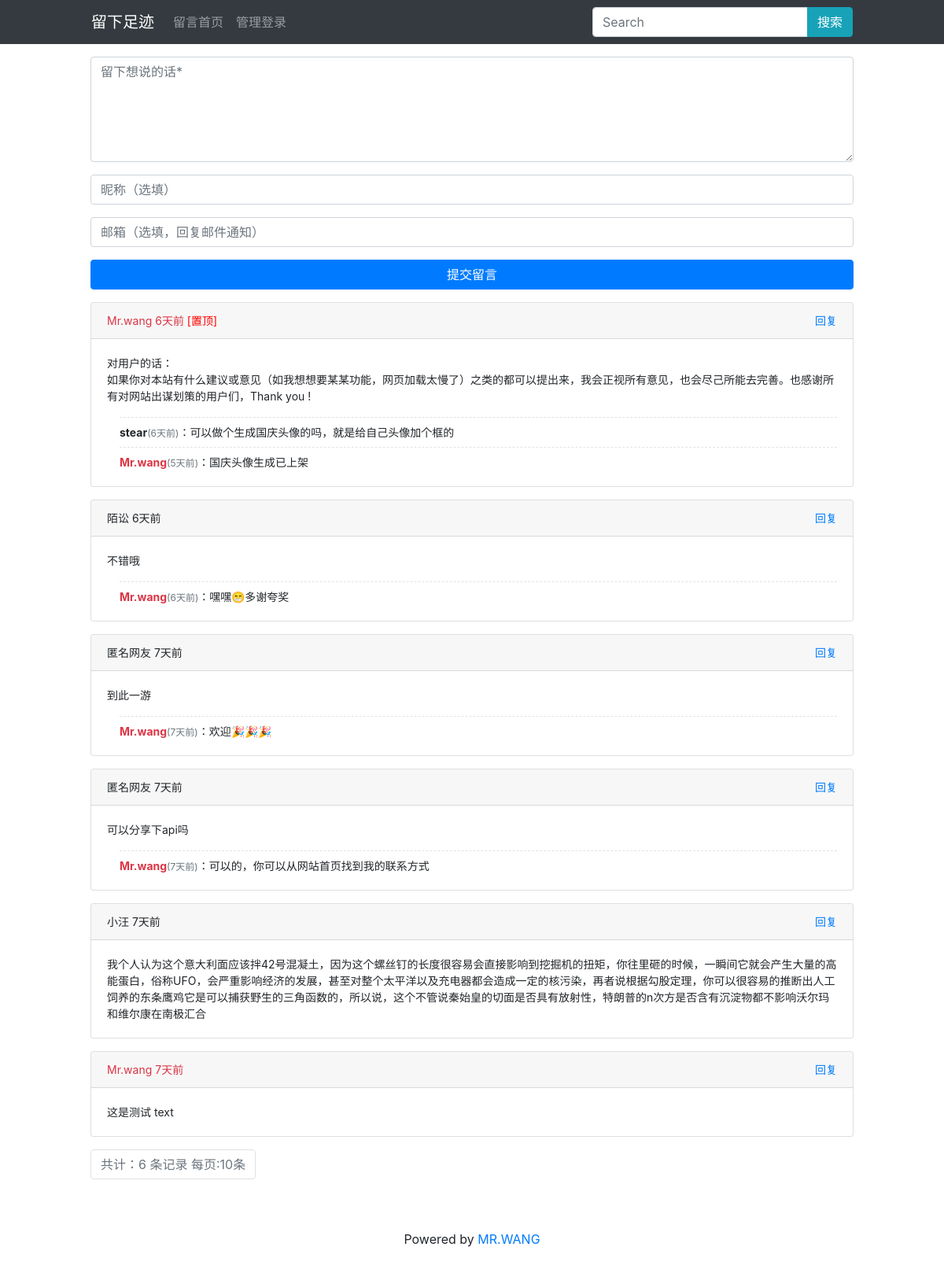
The page / on the database its author committed.
### tables this page shows
CREATE TABLE config (id INT (1), title VARCHAR (30), author VARCHAR (15), pagesize INTEGER, captch INT (1) DEFAULT (0), lock INT (1) DEFAULT (0), pass CHAR (32), smtp VARCHAR (30), email VARCHAR (50), epass VARCHAR (20), ver VARCHAR (5));

CREATE TABLE content (
    id      INTEGER      NOT NULL,
    author  VARCHAR (20),
    content TEXT,
    lock    INT (1)      DEFAULT (0),
    top     INT (1)      DEFAULT (0),
    addtime DATETIME     DEFAULT (datetime('now', 'localtime') ),
    ip      CHAR (30),
    mail    VARCHAR (50),
    parent  INTEGER      DEFAULT (0),
    aid     INT (1)      DEFAULT (0),
    lastime DATETIME     DEFAULT (datetime('now', 'localtime') ),
    PRIMARY KEY (
        id
    )
);

### index.php (the view, shortened to what this page needs)
<?php
include 'app/class/app.php';
$s = isset($_GET['s']) ? htmlspecialchars($_GET['s']) : '';
?><!DOCTYPE html>
<html>
<head>
    <link rel="stylesheet" href="app/style/css/bootstrap.min.css" >
</head>
<body>
	<header class="bg-dark">
    <nav class="navbar navbar-expand-lg navbar-dark w1000">
  <a class="navbar-brand" href="index.php"><?php echo $config['title'];?></a>
  <div class="collapse navbar-collapse" id="navmenu">
    <ul class="navbar-nav mr-auto nav">
      <li class="nav-item">
        <a class="nav-link" href="index.php">留言首页</a>
      </li>
	  <?php if(ADMIN){
		  echo '<li class="nav-item">
        <a class="nav-link" href="#config" data-toggle="tab">系统设置</a>
      </li><li class="nav-item">
        <a class="nav-link" id="logout" href="javascript:;">安全退出</a>
      </li>';
	  }else{
	  echo '<li class="nav-item">
        <a class="nav-link" href="#login" data-toggle="tab">管理登录</a>
      </li>';
		  }?>
    </ul>
	    <form class="navbar-form navbar-left" role="search">
		       <div class="input-group">
			        <input type="text" class="form-control" name="s" placeholder="Search"><span class="input-group-append"><button type="submit" class="btn btn-info btn-search">搜索</button></span>
		       </div>
	       </form>
  </div>
</nav> </header>
<div class="col-lg-12 mt-3 tab-content w1000">
 <div id="list" class="tab-pane active">
 <form id="message" class="form">
<div class="form-group">
<textarea class="form-control" rows="5" id="content" placeholder="留下想说的话*"></textarea>
</div>
<div class="form-group<?php hide();?>">
<input type="text" id="author" class="form-control" value="<?php echo @$_COOKIE['pname'];?>" placeholder="昵称（选填）" maxlength="20" />
</div>
<div class="form-group<?php hide();?>">
<input type="text" id="mail" class="form-control" value="<?php echo @$_COOKIE['pmail'];?>" placeholder="邮箱（选填，回复邮件通知）" maxlength="50" />
</div>
<div class="form-group"><button type="button" id="add" class="btn btn-primary btn-block">提交留言</button></div>
</form>
 <?php
 $db =new DbHelpClass();
 $p = isset($_GET['p']) ? intval($_GET['p']) : 1;
 $per_page = $config['pagesize'];
 $start = $per_page * ($p - 1);
 if (empty($s)) {
	  $csql = 'SELECT count(id) as c FROM `content` where `parent`=0';
	  $where = 'where `parent`=0';
	  $_arr = array();
 }else{
      $csql = 'SELECT count(id) as c FROM `content`  where `parent`=0 and `content` like :s';
	  $where = 'where `parent`=0 and `content` like :s';
	  $_arr = array("s" => $s);
 }
 $count = $db->total($csql,$_arr);
 $list = $db->getdata("select * from `content` $where order by top desc,lastime desc limit $start,$per_page", $_arr);
 $ids = join(',', array_map('array_shift',$list));
 $clist = $db->getdata("select * from `content` where parent in ($ids)");
 foreach($clist as $vv){
    $children[$vv['parent']][] = $vv;
 }
foreach($list as $v){
?>
<div class="card mb-3" id="card-<?php echo $v['id'];?>" data-id="<?php echo $v['id']?>" style="font-size:14px;">
  <div class="card-header<?php echo $v['aid']==1?' text-danger':''?>"><?php echo view_ip($v['author'],$v['mail']);?> <?php echo timeago($v['addtime']);?> <?php if($v['top']==1) echo '<span style="color:#F00;">[置顶]</span>';?><?php if($v['lock']==1) echo '<span style="color:#F00;">[未审核]</span>';?><span class="p-1"><a data-act="reply" class="click float-right" href="javascript:;">回复</a></span></div>
  <div class="card-body">
   <p class="content"><?php echo  view_content($v['content'],$v['lock']);?></p>
   <?php foreach($children[$v['id']] as $vv){?>
		  <p id="r<?php echo $vv['id']?>" class="rcontent"><strong<?php echo $vv['aid']==1?' class="text-danger"':''?>><?php echo $vv['author'];?></strong><span class="text-secondary" style="font-size:12px">(<?php echo timeago($vv['addtime']);?>)</span>：<span class="reply"><?php echo view_content($vv['content'],$vv['lock']);?>  </span></p>
	<?php }?>
  </div>
</div>
<?php
}
?>
            <nav aria-label="Page navigation ">
                <ul class="pagination" id="pager">
                       <li class="page-item disabled d-none d-sm-block"><span class="page-link"> 共计：<?php echo $count; ?> 条记录 每页:<?php echo $per_page; ?>条</span></li>
                </ul>
            </nav>
            </div>
        </div>
<footer class="p-5 text-center">Powered by <a href="/" target="_blank">MR.WANG</a> </footer>
</body>
</html>

### app/class/app.php (shortened to what this page needs)
<?php
$config = get_config();
function get_config()
{
    $db = new DbHelpClass();
    if (empty($_SESSION[KEY . 'config'])) {
        $rs = $db->getdata("select * from `config` where id=1");
        $config = $rs[0];
    } else {
        $config = $_SESSION[KEY . 'config'];
    }
    return $config;
}
function hide(){
    if(ADMIN) echo ' d-none';
}
function view_ip($ip,$mail=''){
    $reg='~(\d+)\.(\d+)\.(\d+)\.(\d+)~';
    return ADMIN?$ip.' <span class="mail">'.$mail.'</span>':preg_replace($reg,"$1.$2.*.*",$ip);
}
function view_content($content,$lock){
     if (ADMIN){
     	return $content;
     }else{
        return $lock==1?'留言审核中...':nl2br($content);
     }
}
 function timeago($ptime) {
        $ptime = strtotime($ptime);
        $etime = time() - $ptime;
        $interval = array (
            12 * 30 * 24 * 60 * 60  =>  '年前 ('.date('Y-m-d', $ptime).')',
            30 * 24 * 60 * 60       =>  '个月前 ('.date('m-d', $ptime).')',
            7 * 24 * 60 * 60        =>  '周前 ('.date('m-d', $ptime).')',
            24 * 60 * 60            =>  '天前',
            60 * 60                 =>  '小时前',
            60                      =>  '分钟前',
            1                       =>  '秒前'
        );
        foreach ($interval as $secs => $str) {
            $d = $etime / $secs;
            if ($d >= 1) {
                $r = round($d);
                return $r . $str;
            }
        }
}
class DbHelpClass
{
    private $conn;
    function __construct()
    {
        try {
            $this->conn = new PDO('sqlite:' . DB);
        } catch (Exception $errinfo) {
            die("PDO Connection faild.(可能空间不支持pdo_sqlite，详细错误信息：)" . $errinfo);
        }
    }
    function getdata($sql, $params = array())
    {
        $bind = $this->conn->prepare($sql);
        $arrKeys = array_keys($params);
        $bind->execute();
        $result = $bind->fetchAll(PDO::FETCH_ASSOC);
        return $result;
    }
    function total($sql,$params=array())
           {
             $bind = $this->conn->prepare($sql);
			 $arrKeys=array_keys($params);
             $bind->execute();
             $result = $bind->fetchAll();
             return $result[0]['c'];
     }
}

### index.php (style rules this page uses)
.w1000 { max-width:1000px;margin: 0 auto; }
.card-body p:last-child { margin-bottom:0 }
.rcontent { margin-bottom:.5rem;margin-left:1rem;padding-top:.5rem;border-top:1px dashed #dee2e6 }

### rows shown on the page
config: title "留下足迹", pagesize "10"
content: author "Mr.wang", addtime "6天前", top "[置顶]", view_content($v['content'],$v['lock']) "对用户的话： 如果你对本站有什么建议或意见（如我想想要某某功能，网页加载太慢了）之类的都可以提出来，我会正视所有意见，也会尽己所能去完善。也感谢所有对网站出谋划策的用户们，Thank you !"
content: author "stear", addtime "6天前", content "可以做个生成国庆头像的吗，就是给自己头像加个框的"
content: author "Mr.wang", addtime "5天前", content "国庆头像生成已上架"
content: author "陌讼", addtime "6天前", content "不错哦"
content: author "Mr.wang", addtime "6天前", content "嘿嘿😁多谢夸奖"
content: author "匿名网友", addtime "7天前", content "到此一游"
content: author "Mr.wang", addtime "7天前", content "欢迎🎉🎉🎉"
content: author "匿名网友", addtime "7天前", content "可以分享下api吗"
content: author "Mr.wang", addtime "7天前", content "可以的，你可以从网站首页找到我的联系方式"
content: author "小汪", addtime "7天前", view_content($v['content'],$v['lock']) "我个人认为这个意大利面应该拌42号混凝土，因为这个螺丝钉的长度很容易会直接影响到挖掘机的扭矩，你往里砸的时候，一瞬间它就会产生大量的高能蛋白，俗称UFO，会严重影响经济的发展，甚至对整个太平洋以及充电器都会造成一定的核污染，再者说根据勾股定理，你可以很容易的推断出人工饲养的东条鹰鸡它是可以捕获野生的三角函数的，所以说，这个不管说秦始皇的切面是否具有放射性，特朗普的n次方是否含有沉淀物都不影响沃尔玛和维尔康在南极汇合"
content: author "Mr.wang", addtime "7天前", content "这是测试 text"

### other values the page prints
$count "6"
